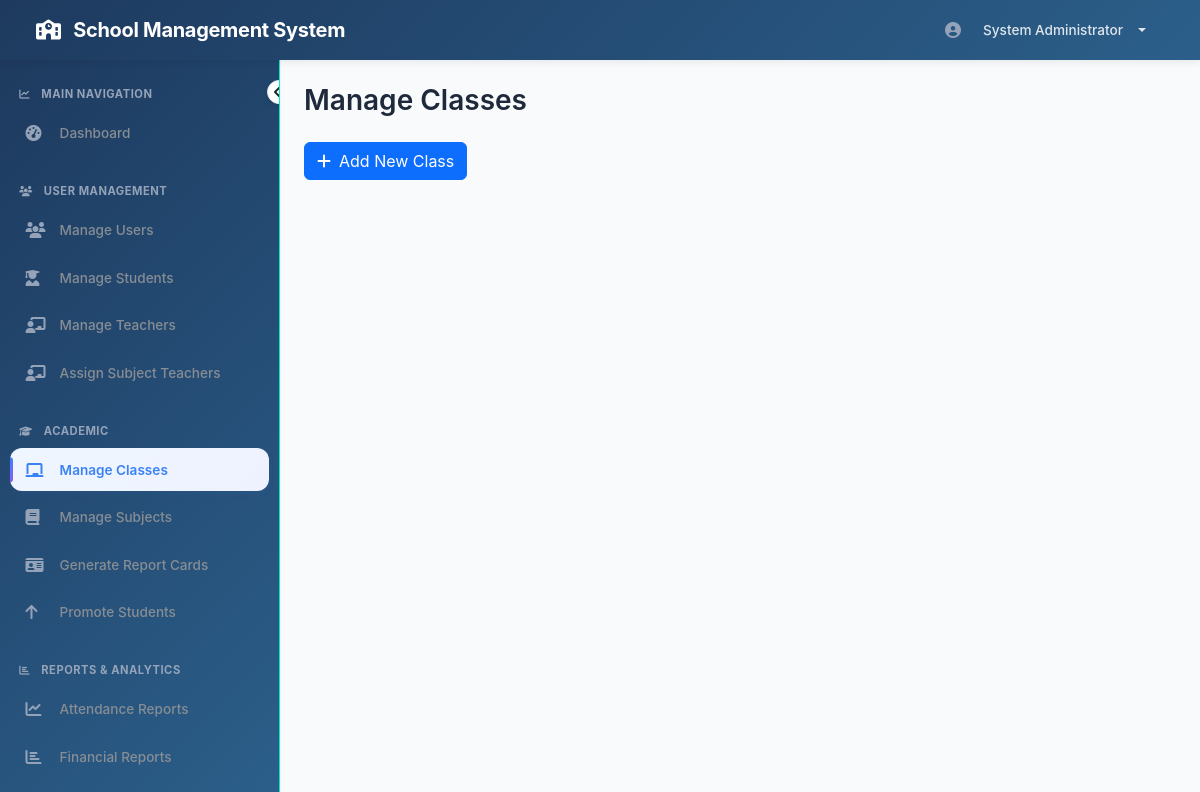
The app's page /admin/manage_classes.php (signed in), older data.
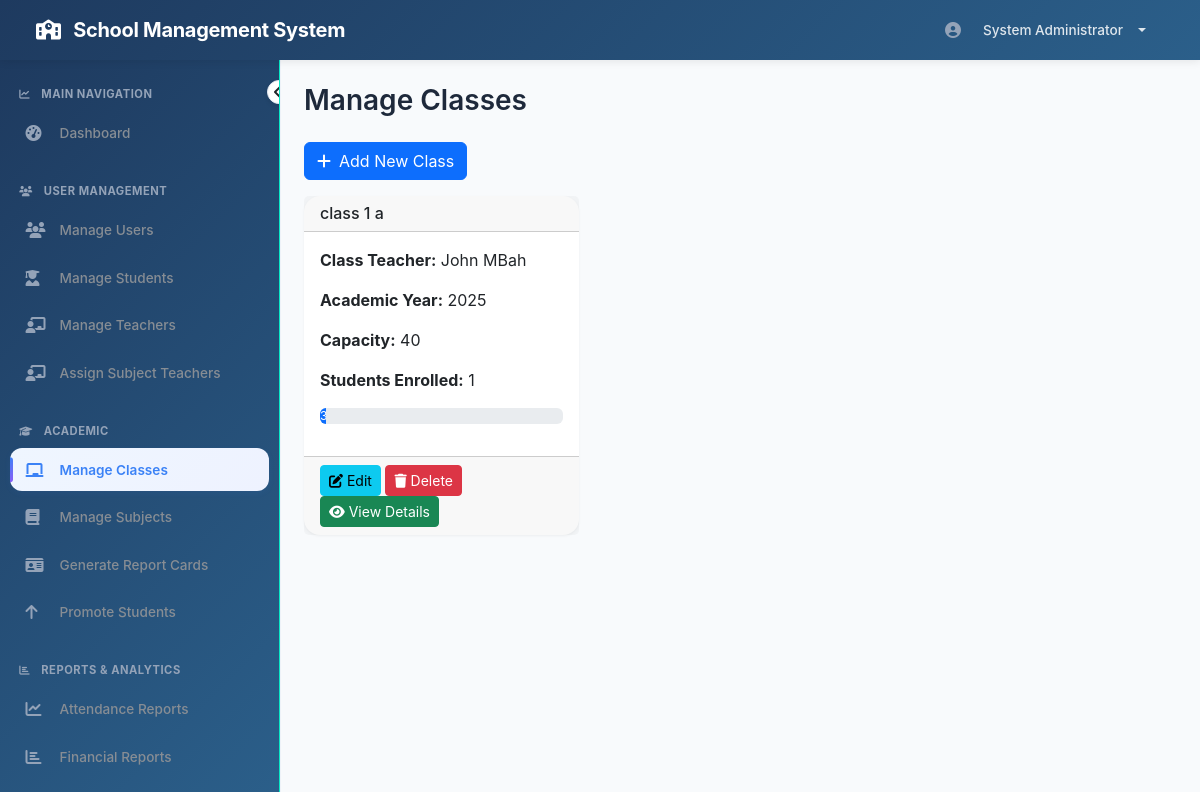
The same page, newer data.
### tables this page shows
CREATE TABLE `classes` (
  `id` int(11) NOT NULL,
  `class_name` varchar(50) NOT NULL,
  `section` varchar(10) DEFAULT NULL,
  `class_teacher_id` int(11) DEFAULT NULL,
  `academic_year` varchar(20) DEFAULT NULL,
  `capacity` int(11) DEFAULT NULL,
  `status` enum('active','inactive') DEFAULT 'active',
  `created_at` timestamp NOT NULL DEFAULT current_timestamp()
);

CREATE TABLE `users` (
  `id` int(11) NOT NULL,
  `username` varchar(50) NOT NULL,
  `password` varchar(255) NOT NULL,
  `email` varchar(100) NOT NULL,
  `full_name` varchar(100) NOT NULL,
  `role` enum('admin','teacher','parent','student','librarian') NOT NULL,
  `phone` varchar(20) DEFAULT NULL,
  `address` text DEFAULT NULL,
  `profile_pic` varchar(255) DEFAULT NULL,
  `status` enum('active','inactive') DEFAULT 'active',
  `created_at` timestamp NOT NULL DEFAULT current_timestamp(),
  `updated_at` timestamp NOT NULL DEFAULT current_timestamp() ON UPDATE current_timestamp()
);

### admin/manage_classes.php (the view, shortened to what this page needs)
<?php
require_once '../config/database.php';
$query = "SELECT c.*, u.full_name as teacher_name,
          (SELECT COUNT(*) FROM students WHERE class_id = c.id AND status = 'active') as student_count
          FROM classes c
          LEFT JOIN users u ON c.class_teacher_id = u.id
          ORDER BY c.class_name";
$classes = mysqli_query($conn, $query);
include '../includes/header.php';
?>
<div class="row mb-3">
  <div class="col-md-12">
    <button type="button" class="btn btn-primary" data-bs-toggle="modal" data-bs-target="#addClassModal">
      <i class="fas fa-plus me-2"></i>Add New Class
    </button>
  </div>
</div>
<div class="row">
  <?php while ($class = mysqli_fetch_assoc($classes)): ?>
    <div class="col-md-6 col-lg-4 mb-4">
      <div class="card h-100">
        <div class="card-header">
          <h6 class="mb-0"><?php echo $class['class_name'] . ' ' . $class['section']; ?></h6>
        </div>
        <div class="card-body">
          <p><strong>Class Teacher:</strong> <?php echo $class['teacher_name'] ?: 'Not Assigned'; ?></p>
          <p><strong>Academic Year:</strong> <?php echo $class['academic_year']; ?></p>
          <p><strong>Capacity:</strong> <?php echo $class['capacity']; ?></p>
          <p><strong>Students Enrolled:</strong> <?php echo $class['student_count']; ?></p>
          <div class="progress mb-3">
            <?php $percentage = ($class['capacity'] > 0) ? ($class['student_count'] / $class['capacity']) * 100 : 0; ?>
            <div class="progress-bar" style="width: <?php echo $percentage; ?>%">
              <?php echo round($percentage); ?>%
            </div>
          </div>
        </div>
        <div class="card-footer">
          <button class="btn btn-sm btn-info edit-class"
            data-id="<?php echo $class['id']; ?>"
            data-name="<?php echo $class['class_name']; ?>"
            data-section="<?php echo $class['section']; ?>"
            data-teacher="<?php echo $class['class_teacher_id']; ?>"
            data-year="<?php echo $class['academic_year']; ?>"
            data-capacity="<?php echo $class['capacity']; ?>">
            <i class="fas fa-edit"></i> Edit
          </button>
          <a href="?delete=<?php echo $class['id']; ?>" class="btn btn-sm btn-danger delete-confirm">
            <i class="fas fa-trash"></i> Delete
          </a>
          <a href="class_details.php?id=<?php echo $class['id']; ?>" class="btn btn-sm btn-success">
            <i class="fas fa-eye"></i> View Details
          </a>
        </div>
      </div>
    </div>
  <?php endwhile; ?>
</div>
<?php include '../includes/footer.php'; ?>

Row changes from the older to the newer data that the page shows:
added classes: class_name "class 1", section "a", class_teacher.full_name "John MBah", academic_year "2025", capacity "40", student_count "1", $percentage 2.5 (drawn), percentage "3"
